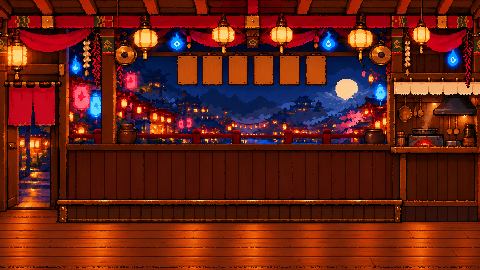
#> input picture art-src/codex/out/shop_counter2_480.png, 480 x 270 px
$ python slice_shop3d.py
#> lines starting #> are read from the running program, lines starting #| are printed output that depends on the picture
"""Stand-in room textures for the 3D night shop (shop 3D design 8, "until the art comes").

    python art-src/codex/slice_shop3d.py

Cut, not drawn: the back wall, the counter's top and front, and the floor planks, from the Codex counter
background already turned into dots (art-src/codex/out/shop_counter2_480.png), the same boxes the spike used.
They stay until the approved room art replaces them.
"""
from pathlib import Path

from PIL import Image

ROOT = Path(__file__).resolve().parents[2]
SRC = ROOT / "art-src/codex/out/shop_counter2_480.png"
OUT = ROOT / "art/test/shop3d"
BOXES = {
    "backwall": (0, 0, 480, 201),
    "countertop": (60, 199, 400, 206),
    "counterfront": (60, 205, 400, 224),
    "floor": (60, 226, 400, 270),
}


def main() -> None:
    OUT.mkdir(parents=True, exist_ok=True)
    im = Image.open(SRC).convert("RGB")
#> im is the input picture: PIL image 480x270 RGB; mean R, G, B 100, 33.3, 21
    for name, box in BOXES.items():
        piece = im.crop(box)
        piece.save(OUT / f"{name}.png")
        print(name, piece.size)
#> this loop made 4 passes
#> pass 1, in main, `piece = im.crop(box)`:
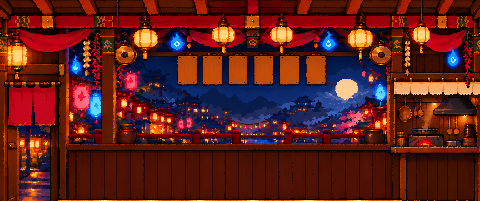
#> piece: PIL image 480x201 RGB; mean R, G, B 91.1, 31.6, 26.4
#> pass 3, in main, `piece = im.crop(box)`:
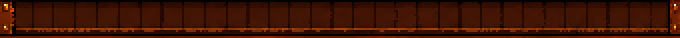
#> piece: PIL image 340x19 RGB (shown 2 times larger); mean R, G, B 61.6, 18.5, 2.7
#> after the loop:
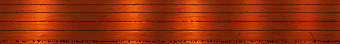
#> piece: PIL image 340x44 RGB; mean R, G, B 149.9, 45.6, 5.8


if __name__ == "__main__":
    main()
